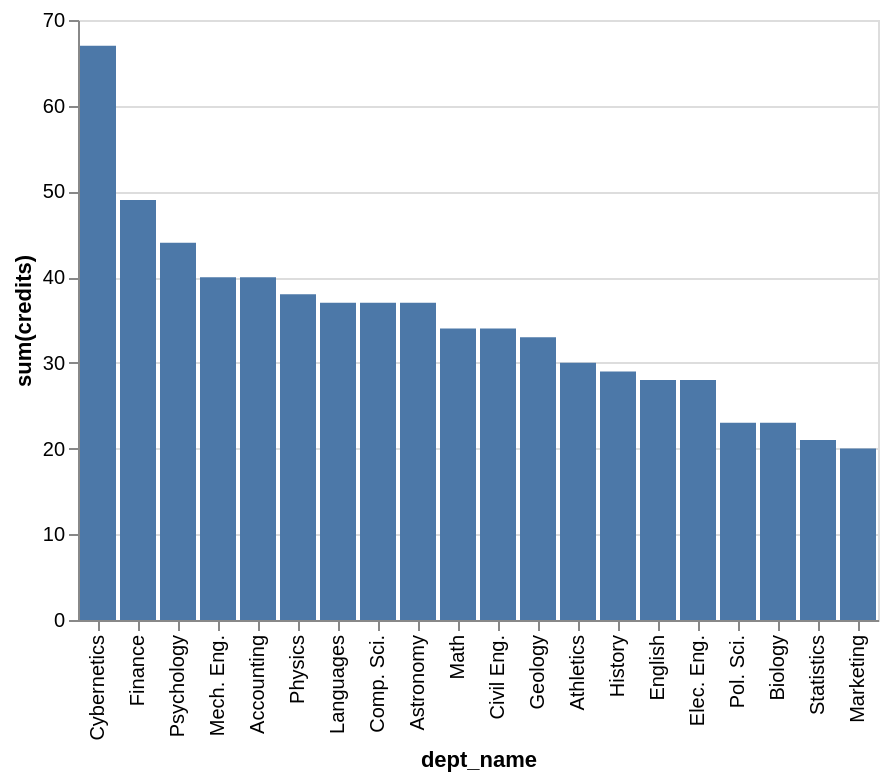

Vega-Lite specification stored for this chart:
### Vega-Lite specification from a JSON file in a GitHub repository (floating-point values rounded to 4 significant figures)
{"data": {"values": [{"x_data": "Cybernetics", "y_data": 67}, {"x_data": "Finance", "y_data": 49}, {"x_data": "Psychology", "y_data": 44}, {"x_data": "Mech. Eng.", "y_data": 40}, {"x_data": "Accounting", "y_data": 40}, {"x_data": "Physics", "y_data": 38}, {"x_data": "Languages", "y_data": 37}, {"x_data": "Comp. Sci.", "y_data": 37}, {"x_data": "Astronomy", "y_data": 37}, {"x_data": "Math", "y_data": 34}, {"x_data": "Civil Eng.", "y_data": 34}, {"x_data": "Geology", "y_data": 33}, {"x_data": "Athletics", "y_data": 30}, {"x_data": "History", "y_data": 29}, {"x_data": "English", "y_data": 28}, {"x_data": "Elec. Eng.", "y_data": 28}, {"x_data": "Pol. Sci.", "y_data": 23}, {"x_data": "Biology", "y_data": 23}, {"x_data": "Statistics", "y_data": 21}, {"x_data": "Marketing", "y_data": 20}]}, "mark": "bar", "encoding": {"x": {"field": "x_data", "type": "nominal", "title": "dept_name", "sort": {"op": "sum", "field": "y_data", "order": "descending"}}, "y": {"field": "y_data", "type": "quantitative", "title": "sum(credits)"}}}
